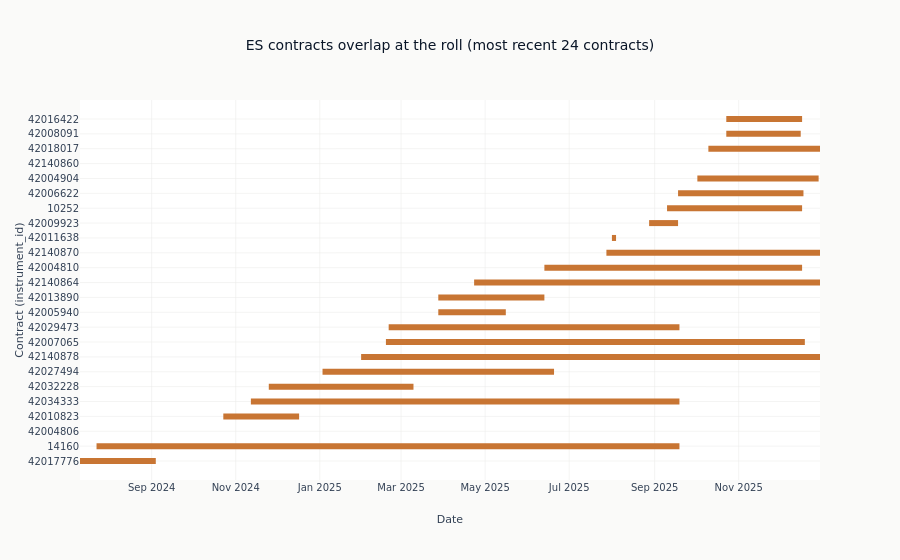

Notebook code for this chart:
### Code cell
# Draw each of the most recent 24 contracts as a horizontal bar spanning its
# trading window. The overlap between neighboring bars is the roll period, when
# both the expiring and the next contract trade at once.
recent = contract_stats.tail(24)

fig = go.Figure()
for row in recent.iter_rows(named=True):
    fig.add_trace(
        go.Scatter(
            x=[row["first_trade"], row["last_trade"]],
            y=[str(row["instrument_id"]), str(row["instrument_id"])],
            mode="lines",
            line=dict(color=COLORS["copper"], width=6),
            showlegend=False,
        )
    )
fig.update_layout(
    title="ES contracts overlap at the roll (most recent 24 contracts)",
    xaxis_title="Date",
    yaxis_title="Contract (instrument_id)",
    yaxis=dict(type="category"),
    height=560,
)
fig.show()

### Figure 1 — Plotly figure (JSON) as saved in the notebook; plotly's stock layout.template omitted (floating-point values rounded to 4 significant figures)
{"data": [{"line": {"color": "#C87533", "width": 6}, "mode": "lines", "showlegend": false, "type": "scatter", "x": ["2024-07-11T00:00:00+00:00", "2024-09-04T00:00:00+00:00"], "y": ["42017776", "42017776"]}, {"line": {"color": "#C87533", "width": 6}, "mode": "lines", "showlegend": false, "type": "scatter", "x": ["2024-07-23T00:00:00+00:00", "2025-09-19T00:00:00+00:00"], "y": ["14160", "14160"]}, {"line": {"color": "#C87533", "width": 6}, "mode": "lines", "showlegend": false, "type": "scatter", "x": ["2024-10-03T00:00:00+00:00", "2024-10-03T00:00:00+00:00"], "y": ["42004806", "42004806"]}, {"line": {"color": "#C87533", "width": 6}, "mode": "lines", "showlegend": false, "type": "scatter", "x": ["2024-10-23T00:00:00+00:00", "2024-12-17T00:00:00+00:00"], "y": ["42010823", "42010823"]}, {"line": {"color": "#C87533", "width": 6}, "mode": "lines", "showlegend": false, "type": "scatter", "x": ["2024-11-12T00:00:00+00:00", "2025-09-19T00:00:00+00:00"], "y": ["42034333", "42034333"]}, {"line": {"color": "#C87533", "width": 6}, "mode": "lines", "showlegend": false, "type": "scatter", "x": ["2024-11-25T00:00:00+00:00", "2025-03-10T00:00:00+00:00"], "y": ["42032228", "42032228"]}, {"line": {"color": "#C87533", "width": 6}, "mode": "lines", "showlegend": false, "type": "scatter", "x": ["2025-01-03T00:00:00+00:00", "2025-06-20T00:00:00+00:00"], "y": ["42027494", "42027494"]}, {"line": {"color": "#C87533", "width": 6}, "mode": "lines", "showlegend": false, "type": "scatter", "x": ["2025-01-31T00:00:00+00:00", "2025-12-30T00:00:00+00:00"], "y": ["42140878", "42140878"]}, {"line": {"color": "#C87533", "width": 6}, "mode": "lines", "showlegend": false, "type": "scatter", "x": ["2025-02-18T00:00:00+00:00", "2025-12-19T00:00:00+00:00"], "y": ["42007065", "42007065"]}, {"line": {"color": "#C87533", "width": 6}, "mode": "lines", "showlegend": false, "type": "scatter", "x": ["2025-02-20T00:00:00+00:00", "2025-09-19T00:00:00+00:00"], "y": ["42029473", "42029473"]}, {"line": {"color": "#C87533", "width": 6}, "mode": "lines", "showlegend": false, "type": "scatter", "x": ["2025-03-28T00:00:00+00:00", "2025-05-16T00:00:00+00:00"], "y": ["42005940", "42005940"]}, {"line": {"color": "#C87533", "width": 6}, "mode": "lines", "showlegend": false, "type": "scatter", "x": ["2025-03-28T00:00:00+00:00", "2025-06-13T00:00:00+00:00"], "y": ["42013890", "42013890"]}, {"line": {"color": "#C87533", "width": 6}, "mode": "lines", "showlegend": false, "type": "scatter", "x": ["2025-04-23T00:00:00+00:00", "2025-12-30T00:00:00+00:00"], "y": ["42140864", "42140864"]}, {"line": {"color": "#C87533", "width": 6}, "mode": "lines", "showlegend": false, "type": "scatter", "x": ["2025-06-13T00:00:00+00:00", "2025-12-17T00:00:00+00:00"], "y": ["42004810", "42004810"]}, {"line": {"color": "#C87533", "width": 6}, "mode": "lines", "showlegend": false, "type": "scatter", "x": ["2025-07-28T00:00:00+00:00", "2025-12-30T00:00:00+00:00"], "y": ["42140870", "42140870"]}, {"line": {"color": "#C87533", "width": 6}, "mode": "lines", "showlegend": false, "type": "scatter", "x": ["2025-08-01T00:00:00+00:00", "2025-08-04T00:00:00+00:00"], "y": ["42011638", "42011638"]}, {"line": {"color": "#C87533", "width": 6}, "mode": "lines", "showlegend": false, "type": "scatter", "x": ["2025-08-28T00:00:00+00:00", "2025-09-18T00:00:00+00:00"], "y": ["42009923", "42009923"]}, {"line": {"color": "#C87533", "width": 6}, "mode": "lines", "showlegend": false, "type": "scatter", "x": ["2025-09-10T00:00:00+00:00", "2025-12-17T00:00:00+00:00"], "y": ["10252", "10252"]}, {"line": {"color": "#C87533", "width": 6}, "mode": "lines", "showlegend": false, "type": "scatter", "x": ["2025-09-18T00:00:00+00:00", "2025-12-18T00:00:00+00:00"], "y": ["42006622", "42006622"]}, {"line": {"color": "#C87533", "width": 6}, "mode": "lines", "showlegend": false, "type": "scatter", "x": ["2025-10-02T00:00:00+00:00", "2025-12-29T00:00:00+00:00"], "y": ["42004904", "42004904"]}, {"line": {"color": "#C87533", "width": 6}, "mode": "lines", "showlegend": false, "type": "scatter", "x": ["2025-10-03T00:00:00+00:00", "2025-10-03T00:00:00+00:00"], "y": ["42140860", "42140860"]}, {"line": {"color": "#C87533", "width": 6}, "mode": "lines", "showlegend": false, "type": "scatter", "x": ["2025-10-10T00:00:00+00:00", "2025-12-30T00:00:00+00:00"], "y": ["42018017", "42018017"]}, {"line": {"color": "#C87533", "width": 6}, "mode": "lines", "showlegend": false, "type": "scatter", "x": ["2025-10-23T00:00:00+00:00", "2025-12-16T00:00:00+00:00"], "y": ["42008091", "42008091"]}, {"line": {"color": "#C87533", "width": 6}, "mode": "lines", "showlegend": false, "type": "scatter", "x": ["2025-10-23T00:00:00+00:00", "2025-12-17T00:00:00+00:00"], "y": ["42016422", "42016422"]}], "layout": {"height": 560, "title": {"text": "ES contracts overlap at the roll (most recent 24 contracts)"}, "xaxis": {"title": {"text": "Date"}}, "yaxis": {"title": {"text": "Contract (instrument_id)"}, "type": "category"}}}
